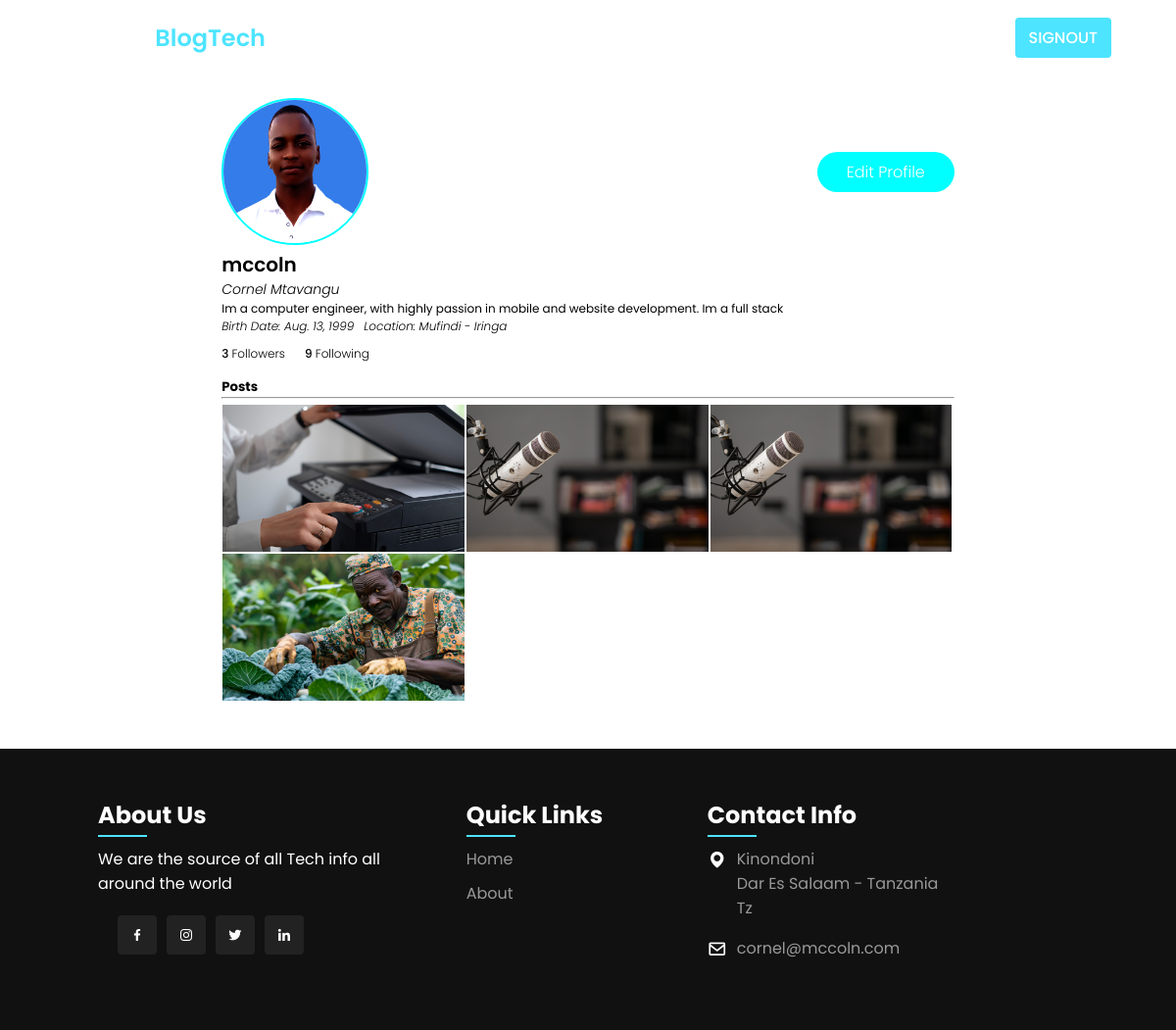
/profile/1/ (signed in), run on the app's committed database.
### blogapp/models.py (models this page shows)
class UserProfile(models.Model):
	user = models.OneToOneField(User,primary_key=True,verbose_name='user',related_name='profile',on_delete=models.CASCADE)
	name = models.CharField(max_length=30, blank=True, null=True)
	bio = models.TextField(max_length=10000, blank=True, null=True)
	birth_date = models.DateField(blank=True, null=True)
	location = models.CharField(max_length=30, blank=True, null=True)
	picture = models.ImageField(upload_to='uploads/profile_pictures',default='uploads/profile_pictures/default.jpg', blank=True, null=True)
	followers = models.ManyToManyField(User, blank=True, null = True, related_name='followers')

class Post(models.Model):
	title = models.CharField(max_length = 100,blank = True,null = True)
	body = models.TextField()
	image = models.ImageField(upload_to='uploads/post_photos', blank = True,null = True)
	created_on = models.DateTimeField(default = timezone.now)
	author = models.ForeignKey(User, on_delete=models.CASCADE)
	likes = models.ManyToManyField(User, blank=True, related_name='likes')
	dislikes = models.ManyToManyField(User, blank=True, related_name='dislikes')

### blogapp/views.py (the view)
# urls.py: path('profile/<int:pk>/', ProfileView.as_view(), name ='profile'),
class ProfileView(LoginRequiredMixin,View):
	def get(self, request, pk, *args, **kwargs):
		profile = UserProfile.objects.get(pk=pk)
		user = profile.user
		posts = Post.objects.filter(author=user).order_by('-created_on')
		followers = profile.followers.all()
		if len(followers) == 0:
			is_following = False
		for follower in followers:
			if follower == request.user:
				is_following = True
				break
			else:
				is_following = False
		number_of_followers = len(followers)
		context = {
			'user':user,
			'posts':posts,
			'profile':profile,
			'number_of_followers':number_of_followers,
			'is_following':is_following
		}
		return render(request, 'blogapp/profile.html',context)

### blogapp/templates/blogapp/profile.html (shortened to what this page needs)
{% extends 'blogapp/base2.html' %}
{% load static %}
{% block content %}
<div class="container">
  <div class="profile-section">
    <div class="header">
      <img src="{{profile.picture.url}}" class="profileImg" alt="">
      {% if user == request.user %}
      <a href="{% url 'profile_edit' profile.pk %}">
        <p class="editProfile">Edit Profile</p>
      </a>
        {% endif %}
    </div>
    <div class="details">
      <p class="username">{{user.username}}</p>
      <p class="name">{{profile.name}}</p>
      <p class="bio">
        {{ profile.bio }}
      </p>
    </div>
    <div class="sub-details">
      <p class="birth-date">
        Birth Date: {{ profile.birth_date }}
      </p>
      <p class="location">
        Location: {{ profile.location }}
      </p>
    </div>
    <div class="follower">
      <a class="followers" href="{% url 'list-followers' profile.pk %}">
         <p style="color: #000;"> {{number_of_followers}} <span id="text">Followers</span></p>
      </a>
      <div class="following">
        9 <span id="text">Following</span>
      </div>
    </div>
    <div class="posts">
      <h5>Posts</h5>
      <hr class="line">
      <div class="card-post">
        {% for i in posts %}
        <a class="post" href="{% url 'postdetail' i.pk %}">
            <img src="{{i.image.url}}" class="post-image" alt="">
        </a>
        {% endfor %}
      </div>
    </div>
  </div>
</div>
{% endblock %}

### blogapp/static/blogapp/assets/style.css (style rules this page uses)
* { font-family: 'Poppins', sans-serif; margin: 0; padding: 0; scroll-behavior: smooth; scroll-padding-top: 2rem; box-sizing: border-box; }
:root { --container-color: #1a1e21; --second-color: rgba(77, 228, 255); --text-color: #172317; --bg-color: #fff; }
a { text-decoration: none; }
img { width: 100%; }
.container { max-width: 1068px; margin: auto; width: 100%; }
a { color: #fff; }
.post { display: grid; grid-template-columns: repeat(auto-fit, minmax(280px, auto)); justify-content: center; gap: 1.5rem; }

### blogapp/templates/blogapp/profile.html (style rules this page uses)
a { text-decoration: none; }
.profile-section { margin-top: 100px; margin-left: 15%; margin-right: 15%; }
.header { display: flex; align-items: center; justify-content: space-between; }
.profileImg { height: 150px; width: 150px; border-radius: 50%; border: 2px solid aqua; }
.editProfile { background: aqua; padding: 8px 30px; border-radius: 40px; font-weight: 300; font-size: 16px; }
.username { font-weight: 600; font-size: 20px; margin-top: 5px; }
.name { font-weight: 300; font-size: 14px; font-style: italic; }
.bio { font-size: 12px; font-weight: 400; text-align: justify; }
.sub-details { display: flex; gap: 10px; }
.birth-date, .location { font-size: 12px; font-weight: 300; font-style: italic; }
.follower { display: flex; flex-direction: row; gap: 20px; margin-top: 10px; }
.followers, .following { font-weight: 500; font-size: 12px; }
.followers #text, .following #text { font-weight: 300; color: #000; }
.posts { margin-top: 15px; }
.line { margin-bottom: 5px; }
.profile-section .card-post { display: flex; flex-wrap: wrap; align-items: center; }
.post { width: 33%; margin: 1px 1px; height: 150px; overflow: hidden; }
.post-image { height: 150px; width: 100%; object-fit: cover; object-position: center; }

### data on the page
UserProfile: picture (picture), name "Cornel Mtavangu", bio "Im a computer engineer, with highly passion in mobile and website development. Im a full stack", birth_date "Aug. 13, 1999", location "Mufindi - Iringa"
Post: image (picture)
Post: image (picture)
Post: image (picture)
Post: image (picture)

### other printed values
{{ user.username }} "mccoln"
{{ number_of_followers }} "3"
